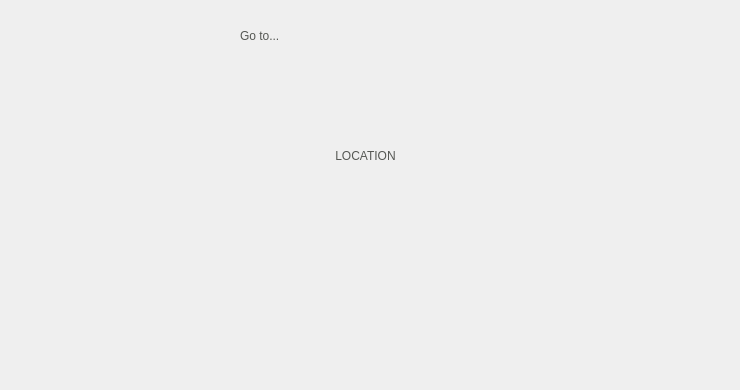
  <widget class="QWidget" name="CONFIRM_DEST">
   <property name="styleSheet">
    <string notr="true">font: 20 &quot;montserrat&quot;;
color: rgb(85, 87, 83);</string>
   </property>
   <widget class="QLabel" name="destination_label">
    <property name="geometry">
     <rect>
      <x>0</x>
      <y>80</y>
      <width>731</width>
      <height>151</height>
     </rect>
    </property>
    <property name="styleSheet">
     <string notr="true">font: 20 40pt &quot;montserrat&quot;;
color: rgb(85, 87, 83);</string>
    </property>
    <property name="text">
     <string>LOCATION</string>
    </property>
    <property name="alignment">
     <set>Qt::AlignCenter</set>
    </property>
    <property name="wordWrap">
     <bool>true</bool>
    </property>
   </widget>
   <widget class="QPushButton" name="yes_go">
    <property name="geometry">
     <rect>
      <x>290</x>
      <y>230</y>
      <width>141</width>
      <height>151</height>
     </rect>
    </property>
    <property name="text">
     <string/>
    </property>
    <property name="icon">
     <iconset>
      <normaloff>icons/UI Icons/tick_blue.png</normaloff>icons/UI Icons/tick_blue.png</iconset>
    </property>
    <property name="iconSize">
     <size>
      <width>140</width>
      <height>140</height>
     </size>
    </property>
    <property name="flat">
     <bool>true</bool>
    </property>
   </widget>
   <widget class="QLabel" name="label">
    <property name="geometry">
     <rect>
      <x>240</x>
      <y>10</y>
      <width>231</width>
      <height>51</height>
     </rect>
    </property>
    <property name="styleSheet">
     <string notr="true">font: 20 46pt &quot;montserrat&quot;;
color: rgb(85, 87, 83);</string>
    </property>
    <property name="text">
     <string>Go to...</string>
    </property>
   </widget>
   <widget class="QPushButton" name="info_6">
    <property name="geometry">
     <rect>
      <x>580</x>
      <y>5</y>
      <width>71</width>
      <height>71</height>
     </rect>
    </property>
    <property name="text">
     <string/>
    </property>
    <property name="icon">
     <iconset>
      <normaloff>icons/UI Icons/question_yellow.png</normaloff>icons/UI Icons/question_yellow.png</iconset>
    </property>
    <property name="iconSize">
     <size>
      <width>65</width>
      <height>65</height>
     </size>
    </property>
    <property name="flat">
     <bool>true</bool>
    </property>
   </widget>
   <widget class="QPushButton" name="back_to_prev">
    <property name="geometry">
     <rect>
      <x>5</x>
      <y>5</y>
      <width>71</width>
      <height>71</height>
     </rect>
    </property>
    <property name="autoFillBackground">
     <bool>false</bool>
    </property>
    <property name="styleSheet">
     <string notr="true"/>
    </property>
    <property name="text">
     <string/>
    </property>
    <property name="icon">
     <iconset>
      <normaloff>icons/UI Icons/back_blue.png</normaloff>icons/UI Icons/back_blue.png</iconset>
    </property>
    <property name="iconSize">
     <size>
      <width>65</width>
      <height>65</height>
     </size>
    </property>
    <property name="flat">
     <bool>true</bool>
    </property>
   </widget>
   <widget class="QPushButton" name="exit_6">
    <property name="geometry">
     <rect>
      <x>660</x>
      <y>5</y>
      <width>71</width>
      <height>71</height>
     </rect>
    </property>
    <property name="text">
     <string/>
    </property>
    <property name="icon">
     <iconset>
      <normaloff>icons/UI Icons/cross.png</normaloff>icons/UI Icons/cross.png</iconset>
    </property>
    <property name="iconSize">
     <size>
      <width>65</width>
      <height>65</height>
     </size>
    </property>
    <property name="flat">
     <bool>true</bool>
    </property>
   </widget>
  </widget>
